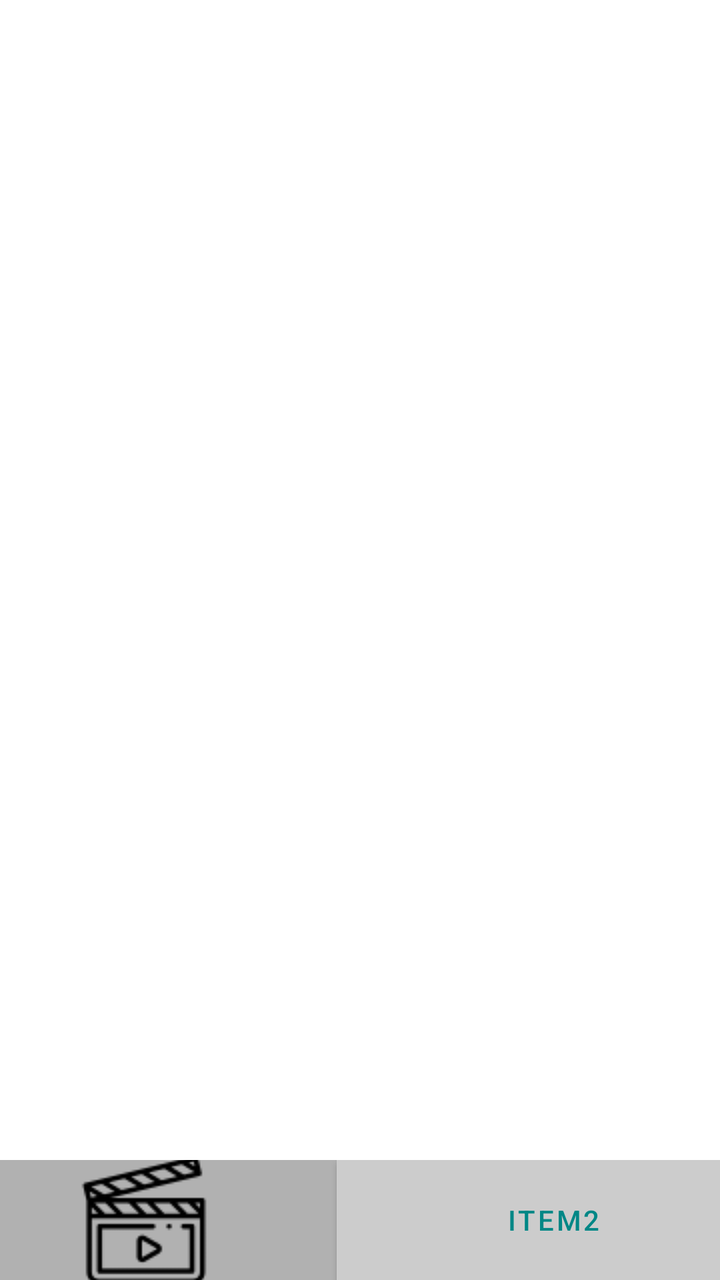
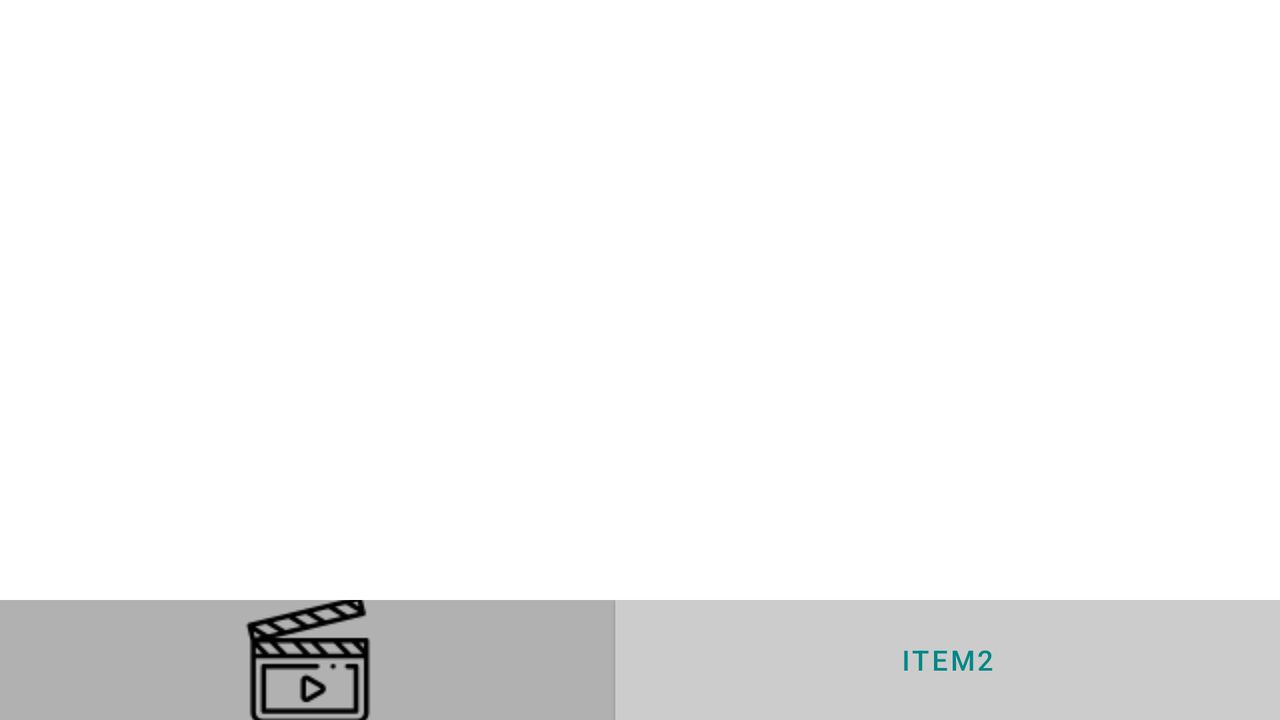

First picture: res/layout/ on a phone held upright. Second picture: the repository's own variant of that layout, on a device whose configuration matches the variant's folder. Source for both follows.
<!-- AndroidManifest.xml: application theme Theme.VladyslavDyshkant -->
<!-- res/layout/activity_second.xml -->
<?xml version="1.0" encoding="utf-8"?>
<androidx.constraintlayout.widget.ConstraintLayout xmlns:android="http://schemas.android.com/apk/res/android"
    xmlns:app="http://schemas.android.com/apk/res-auto"
    xmlns:tools="http://schemas.android.com/tools"
    android:layout_width="match_parent"
    android:layout_height="match_parent"
    tools:context=".SecondActivity">

    <LinearLayout
        android:id="@+id/linearLayoutButtons_main"
        android:layout_width="410dp"
        android:layout_height="60dp"
        android:background="#CCCCCC"
        android:orientation="horizontal"
        app:layout_constraintBottom_toBottomOf="parent"
        app:layout_constraintEnd_toEndOf="parent"
        app:layout_constraintStart_toStartOf="parent">

        <ImageButton
            android:id="@+id/movieButton_main"
            android:layout_width="wrap_content"
            android:layout_height="wrap_content"
            android:layout_weight="0.7"
            android:background="#B1B1B1"
            app:srcCompat="@drawable/movie_passive" />

        <Button
            android:id="@+id/buttonToNext_main"
            android:layout_width="wrap_content"
            android:layout_height="match_parent"
            android:layout_weight="0.7"
            android:background="#CCCCCC"
            android:text="item2"
            android:textColor="@color/teal_700"
            app:backgroundTint="#CCCCCC" />
    </LinearLayout>

</androidx.constraintlayout.widget.ConstraintLayout>
<!-- resources referenced by this layout -->
<resources>
  <!-- drawable movie_passive: png bitmap (drawable, 1889 bytes) -->
  <style name="Theme.VladyslavDyshkant" parent="Theme.MaterialComponents.DayNight.DarkActionBar">
          
          <item name="colorPrimary">@color/purple_500</item>
          <item name="colorPrimaryVariant">@color/purple_700</item>
          <item name="colorOnPrimary">@color/white</item>
          
          <item name="colorSecondary">@color/teal_200</item>
          <item name="colorSecondaryVariant">@color/teal_700</item>
          <item name="colorOnSecondary">@color/black</item>
          
          <item name="android:statusBarColor" tools:targetApi="l">?attr/colorPrimaryVariant</item>
          
      </style>
</resources>
<!-- res/layout-land/activity_second.xml (the repository's variant of the layout above) -->
<!-- drawn on the phone turned sideways -->
<?xml version="1.0" encoding="utf-8"?>
<androidx.constraintlayout.widget.ConstraintLayout xmlns:android="http://schemas.android.com/apk/res/android"
    xmlns:app="http://schemas.android.com/apk/res-auto"
    xmlns:tools="http://schemas.android.com/tools"
    android:layout_width="match_parent"
    android:layout_height="match_parent"
    tools:context=".SecondActivity">

    <LinearLayout
        android:id="@+id/linearLayoutButtons_main"
        android:layout_width="match_parent"
        android:layout_height="60dp"
        android:background="#CCCCCC"
        android:orientation="horizontal"
        app:layout_constraintBottom_toBottomOf="parent">

        <ImageButton
            android:id="@+id/movieButton_main"
            android:layout_width="wrap_content"
            android:layout_height="wrap_content"
            android:layout_weight="0.7"
            android:background="#B1B1B1"
            app:srcCompat="@drawable/movie_passive" />

        <Button
            android:id="@+id/buttonToNext_main"
            android:layout_width="wrap_content"
            android:layout_height="match_parent"
            android:layout_weight="0.7"
            android:background="#CCCCCC"
            android:text="item2"
            android:textColor="@color/teal_700"
            app:backgroundTint="#CCCCCC" />
    </LinearLayout>

</androidx.constraintlayout.widget.ConstraintLayout>
